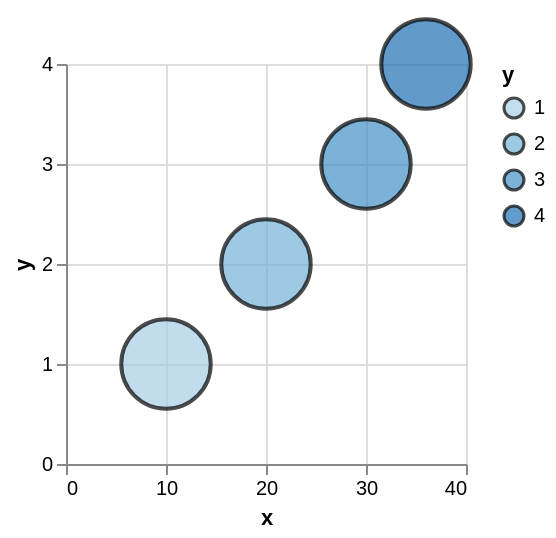

Here is the Vega-Lite specification saved for this chart:
### Vega-Lite specification from a JSON file in a GitHub repository (floating-point values rounded to 4 significant figures)
{"$schema": "https://vega.github.io/schema/vega-lite/v5.json", "data": {"values": [{"cat": "a", "val": 1, "x": 10, "y": 1}, {"cat": "b", "val": 2, "x": 20, "y": 2}, {"cat": "c", "val": 3, "x": 30, "y": 3}, {"cat": "d", "val": 4, "x": 36, "y": 4}]}, "encoding": {"color": {"field": "cat", "type": "nominal"}, "fill": {"field": "y", "type": "ordinal"}, "size": {"value": 2000}, "x": {"field": "x", "type": "quantitative"}, "y": {"field": "y", "type": "quantitative"}}, "height": 200, "mark": {"stroke": "black", "type": "circle"}, "width": 200}
